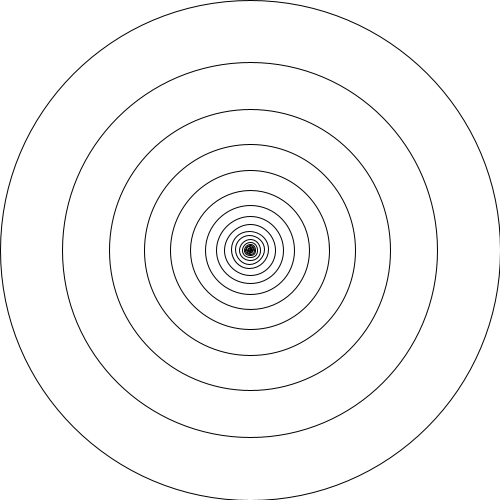
Frame 1 (no input)
Frame 2 (the mouse pressed at the canvas centre, redrawn once): identical to frame 1, image omitted

The Processing sketch that drew this single still picture (run headless with seeded random() and noise(); the mouse was pressed at the canvas centre and the sketch redrawn once):

// Processing sketch: Re_3
// ── Re_3.pde

void setup()
{
    size(500,500);  
}

void draw() 
{
    background(255);
    f(width/2,height/2,width); 
    noLoop();
}

void f(int x, int y, float r) 
{
    ellipse(x, y, r, r);
    if(r > 2) {
        r *= 0.75f;
        f(x, y, r);   
    }        
}
